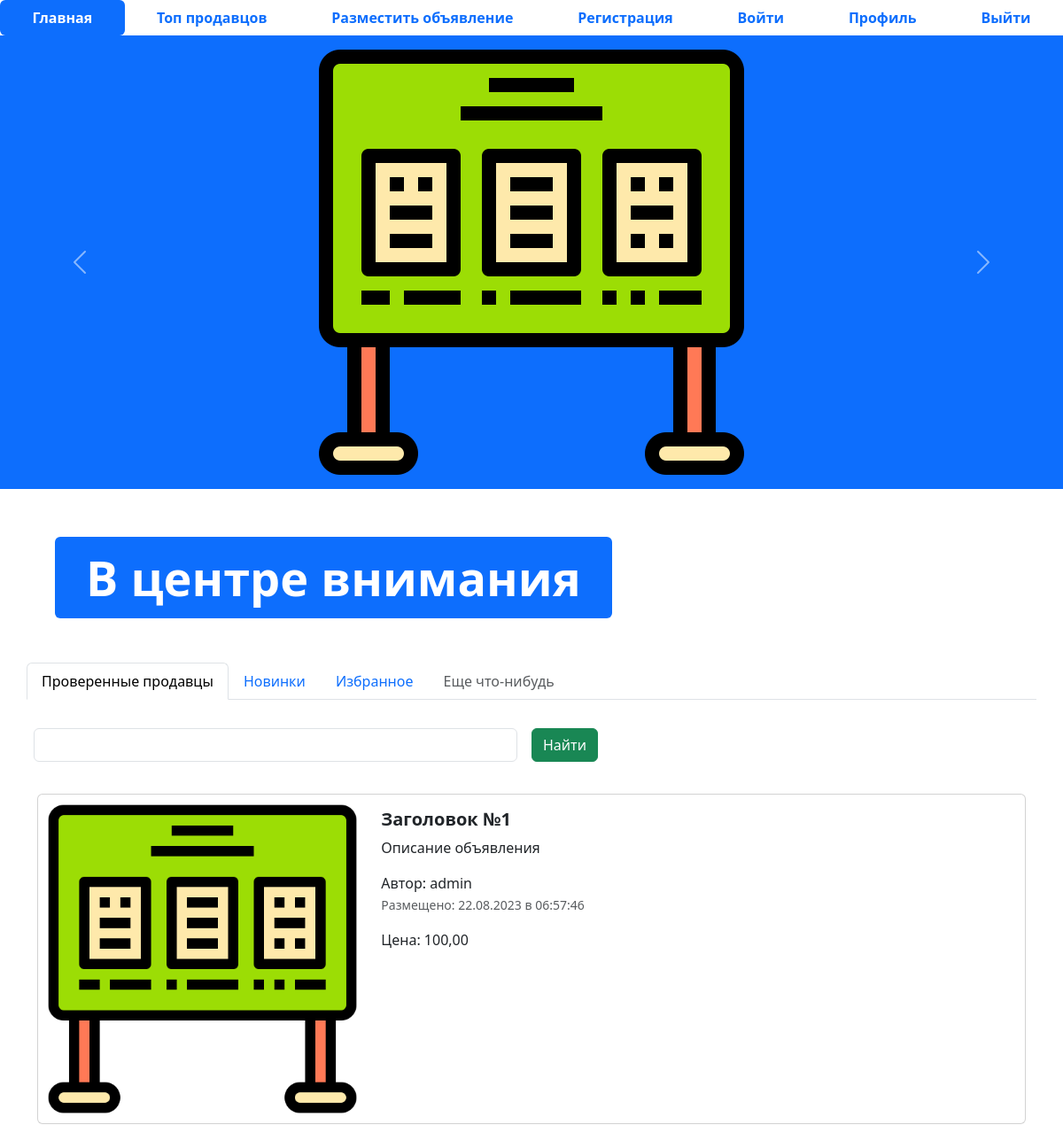
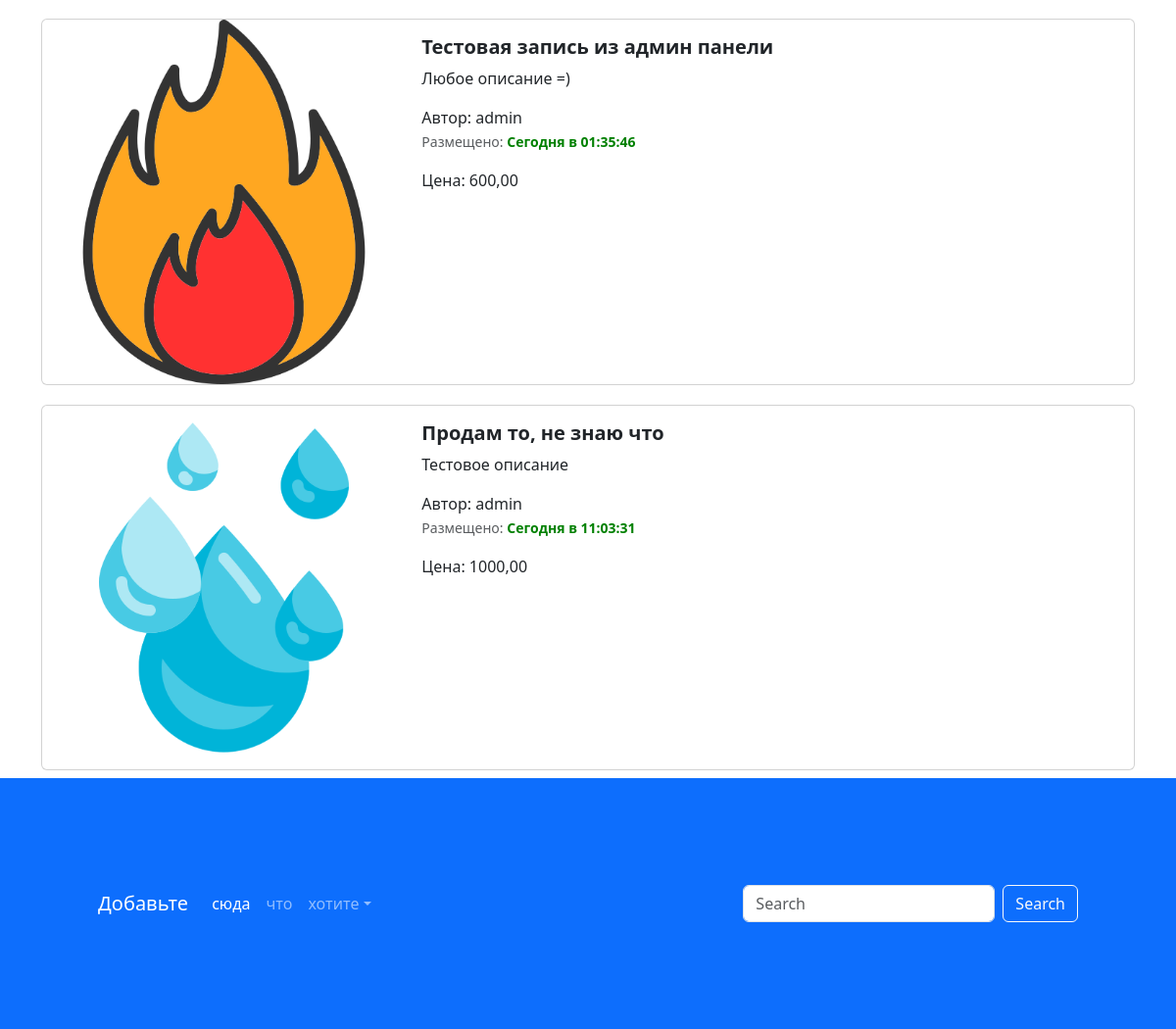
The page / on the database its author committed (2 pictures, top to bottom).
### app_advertisements/models.py (models this page shows, shortened)
class Advertisement(models.Model):
    title = models.CharField('Название', max_length=128)
    description = models.TextField('Описание')
    price = models.DecimalField('Цена', max_digits=10, decimal_places=2)
    auction = models.BooleanField('Торг', help_text='Отметьте, если торг уместен')
    created_at = models.DateTimeField(auto_now_add=True)
    updated_at = models.DateTimeField(auto_now=True)
    user = models.ForeignKey(User, verbose_name='Пользователь', on_delete=models.CASCADE)
    image = models.ImageField('Изображение', upload_to='advertisements/', null=True, blank=True)
    @admin.display(description='Дата создания')
    def created_date(self):
        if self.created_at.date() == timezone.now().date():
            created_time = self.created_at.time().strftime('%H:%M:%S')
            return format_html(
                '<span style="color: green; font-weight: bold;">Сегодня в {}</span>', created_time
            )
        return self.created_at.strftime('%d.%m.%Y в %H:%M:%S')
    class Meta:
        db_table = 'advertisements'

### app_advertisements/views.py (the view)
# urls.py: path('', index, name ='main_page'),
def index(request):
    advertisements = Advertisement.objects.all()
    context = {'advertisements': advertisements}
    return render(request, 'index.html', context)

### templates/index.html (shortened to what this page needs)
{% extends 'base.html' %}
{% load static %}
{% block content %}
<ul class="nav nav-pills sticky-top bg-white nav-fill">
  <li class="nav-item">
    <a class="nav-link active" aria-current="page" href="{% url 'main_page' %}">
      <span style="font-weight: bold;">Главная</span>
    </a>
  </li>
  <li class="nav-item">
    <a class="nav-link" href="{% url 'top_sellers' %}"><span style="font-weight: bold;">Топ продавцов</span>
    </a>
  </li>
  <li class="nav-item">
    <a class="nav-link" href="advertisement-post.html">
      <span style="font-weight: bold;">Разместить объявление</span>
    </a>
  </li>
  <li class="nav-item">
    <a class="nav-link" href="register.html">
      <span style="font-weight: bold;">Регистрация</span>
    </a>
  </li>
  <li class="nav-item">
    <a class="nav-link" href="login.html">
      <span style="font-weight: bold;">Войти</span>
    </a>
  </li>
  <li class="nav-item">
    <a class="nav-link" href="profile.html">
      <span style="font-weight: bold;">Профиль</span>
    </a>
  </li>
  <li class="nav-item">
    <a class="nav-link" href="#">
      <span style="font-weight: bold;">Выйти</span>
    </a>
  </li>
</ul>
<div id="carouselExampleControls" class="carousel slide bg-primary" data-bs-ride="carousel">
  <div class="carousel-inner">
    <div class="carousel-item active">
      <img src="{% static 'img/123.png' %}" class="mx-auto d-block w-33" alt="...">
    </div>
  </div>
  <button class="carousel-control-prev" type="button" data-bs-target="#carouselExampleControls" data-bs-slide="prev">
    <span class="carousel-control-prev-icon" aria-hidden="true"></span>
  </button>
  <button class="carousel-control-next" type="button" data-bs-target="#carouselExampleControls" data-bs-slide="next">
    <span class="carousel-control-next-icon" aria-hidden="true"></span>
  </button>
</div>
<div class="container" style="margin: 50px;">
  <div class="display-2">
    <span class="badge bg-primary">В центре внимания</span>
  </div>
</div>
<div class="container">
  <div class="row">
    <ul class="nav nav-tabs bg-white">
      <li class="nav-item">
        <a class="nav-link active" aria-current="page" href="#">Проверенные продавцы</a>
      </li>
      <li class="nav-item">
        <a class="nav-link" href="#">Новинки</a>
      </li>
      <li class="nav-item">
        <a class="nav-link" href="#">Избранное</a>
      </li>
      <li class="nav-item">
        <a class="nav-link disabled" href="#" tabindex="-1" aria-disabled="true">Еще что-нибудь</a>
      </li>
    </ul>
    <form class="row g-3">
      <div class="col-auto w-50">
        <input type="text" class="form-control">
      </div>
      <div class="col-auto">
        <button type="submit" class="btn btn-success mb-3">Найти</button>
      </div>
    </form>
  </div>
  {% for adv in advertisements %}
  <div class="col">
    <div class="card mb-2" style="max-width: 1200px; margin-top: 20px;">
      <div class="row g-0">
        <div class="col-md-4">
          <a href="advertisement.html" class="nav-link">
            <img src="{% if adv.image %} {{ adv.image.url }} {% else %} {% static 'img/123.png' %} {% endif %}" class="img-fluid rounded-start" alt="Card title">
          </a>
        </div>
        <div class="col-md-8">
          <div class="card-body">
            <h5 class="card-title">
              <a href="advertisement.html" class="nav-link"><strong>{{ adv.title }}</strong></a>
            </h5>
            <a href="advertisement.html" class="nav-link">
              <p class="card-text">
                {{ adv.description }}
              </p>
              <span>Автор: {{ adv.user }} </span>
              <p class="card-text"><small class="text-muted">Размещено: {{ adv.created_date }}</small></p>
              <span>Цена: {{ adv.price }} </span>
            </a>
          </div>
        </div>
      </div>
    </div>
  </div>
  {% endfor %}
</div>
<footer style="padding: 100px;" class="bg-primary">
  <nav class="navbar navbar-expand-sm navbar-dark">
    <a class="navbar-brand" href="#">Добавьте</a>
    <div class="collapse navbar-collapse" id="collapsibleNavId">
      <ul class="navbar-nav me-auto mt-2 mt-lg-0">
        <li class="nav-item">
          <a class="nav-link active" href="#" aria-current="page">сюда</a>
        </li>
        <li class="nav-item">
          <a class="nav-link" href="#">что</a>
        </li>
        <li class="nav-item dropdown">
          <a class="nav-link dropdown-toggle" href="#" id="dropdownId" data-bs-toggle="dropdown" aria-haspopup="true"
             aria-expanded="false">хотите</a>
        </li>
      </ul>
      <form class="d-flex my-2 my-lg-0">
        <input class="form-control me-sm-2" type="text" placeholder="Search">
        <button class="btn btn-outline-light my-2 my-sm-0" type="submit">Search</button>
      </form>
    </div>
  </nav>
</footer>
{% endblock %}

### templates/base.html (shortened to what this page needs)
{% load static %}
<!DOCTYPE html>
<html lang="en">
<head>
  <link href="{% static 'css/bootstrap.min.css' %}" rel="stylesheet">
  <link rel="stylesheet" href="{% static 'css/fontello.css' %}">
</head>
<body>
  {% block content %}
  {% endblock %}
</body>
</html>

### rows shown on the page
Advertisement: title "Заголовок №1", description "Описание объявления", user "admin", created_date "22.08.2023 в 06:57:46", price "100,00"
Advertisement: image (picture), title "Тестовая запись из админ панели", description "Любое описание =)", user "admin", created_date "Сегодня в 01:35:46", price "600,00"
Advertisement: image (picture), title "Продам то, не знаю что", description "Тестовое описание", user "admin", created_date "Сегодня в 11:03:31", price "1000,00"
